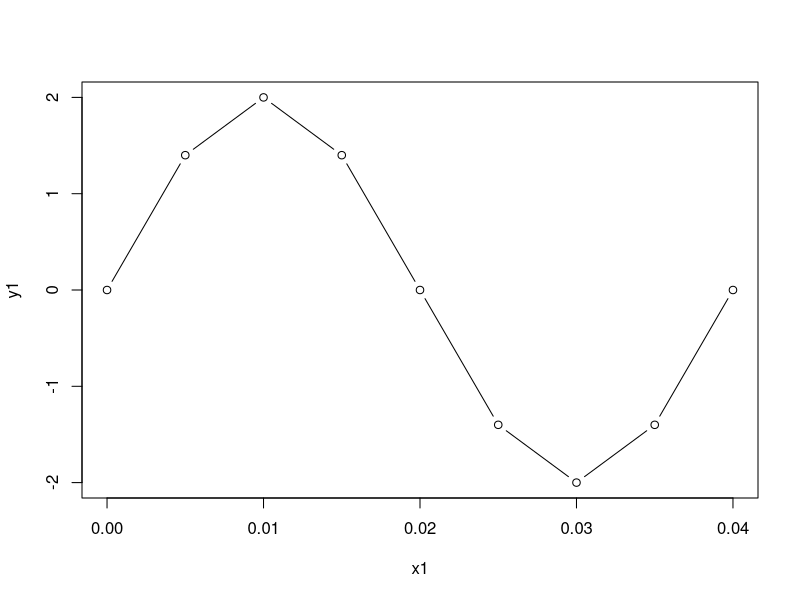

Source code (R):
## ---- chunk 1
x1 <- c(0, 0.005, 0.01, 0.015, 0.02, 0.025, 0.03, 0.035, 0.04)
y1 <- c(0, 1.4, 2, 1.4, 0, -1.4, -2, -1.4, 0)

plot(x1, y1, 'b')
